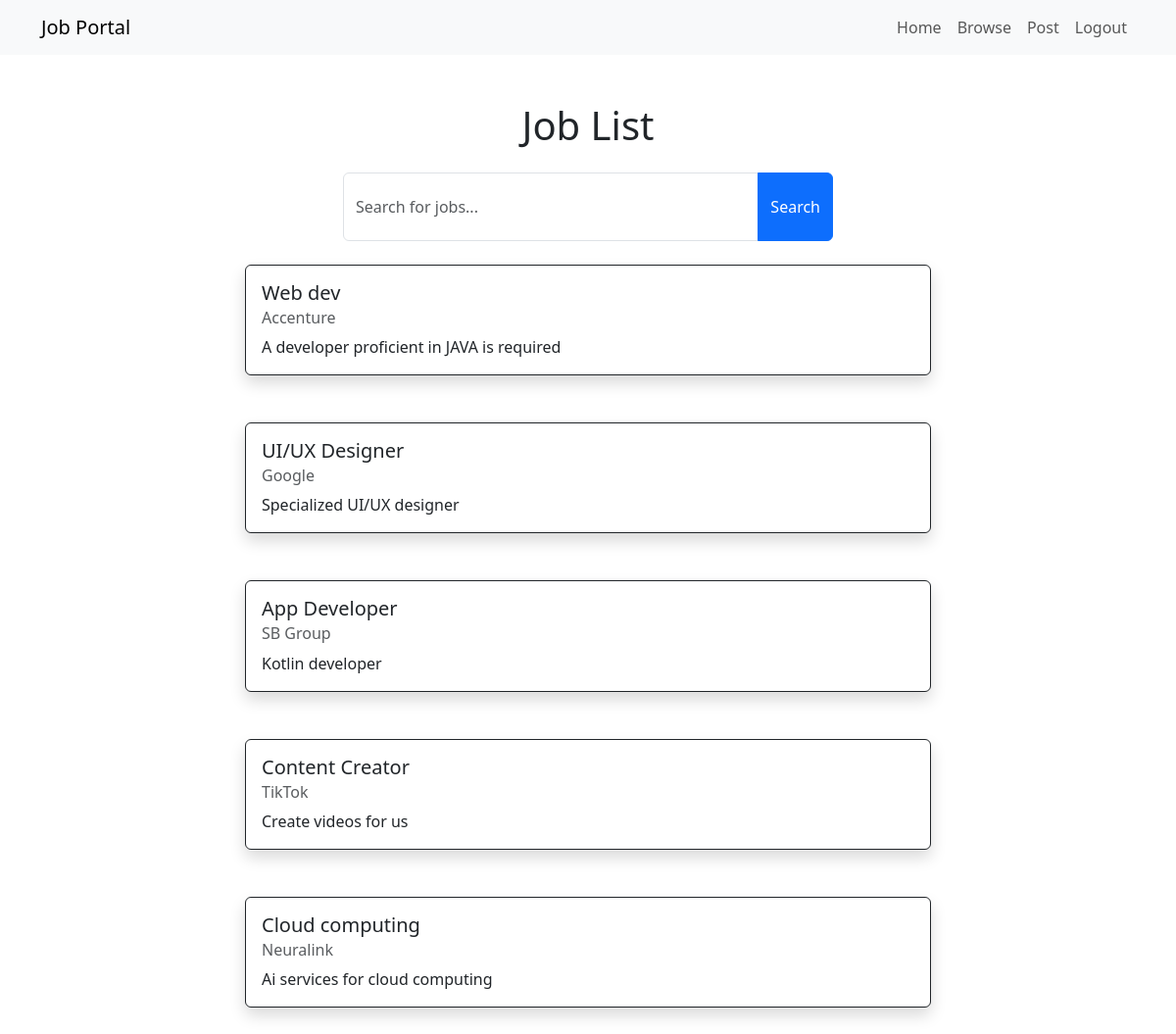
/index.php (signed in), run on the app's committed database.
### tables this page shows
CREATE TABLE `jobs` (
  `id` int(11) NOT NULL,
  `title` varchar(255) NOT NULL,
  `company` varchar(255) NOT NULL,
  `description` text NOT NULL
);

### index.php (the view, shortened to what this page needs)
<?php
$servername = "localhost";
$username = "root";
$password = "";
$database = "jobportal";
$conn = new mysqli($servername, $username, $password, $database);
$sql = "SELECT * FROM jobs";
if(isset($_GET['q'])) {
    $q = $_GET['q'];
    $sql = "SELECT * FROM jobs WHERE title LIKE ?";
    $result = $conn->execute_query($sql, ["%$q%"]);
} else {
    $result = $conn->query($sql);
}
?>
<!DOCTYPE html>
<html lang="en">
<head>
    <link href="https://cdn.jsdelivr.net/npm/bootstrap@5.3.0-alpha1/dist/css/bootstrap.min.css" rel="stylesheet">
</head>
<body>
    <?php require_once 'navbar.php'; ?>
    <div class="container col mt-5">
        <h1 class="mb-4 text-center">Job List</h1>
        <form class="mb-4 mx-auto" style="max-width: 500px">
            <div class="input-group">
                <input type="text" name="q" style="height: 70px;" class="form-control" placeholder="Search for jobs..." aria-label="Search for jobs" aria-describedby="searchButton">
                <button class="btn btn-primary" type="submit" id="searchButton">Search</button>
            </div>
        </form>
        <div class="mx-auto" style="max-width: 700px;">
            <?php while($row = $result->fetch_assoc()): ?>
            <div class="card mb-5 shadow border border-dark">
                <div class="card-body">
                    <h5 class="card-title"><?= $row['title'] ?></h5>
                    <h6 class="card-subtitle mb-2 text-muted"><?= $row['company'] ?></h6>
                    <p class="card-text"><?= $row['description'] ?></p>
                </div>
            </div>
            <?php endwhile; ?>
        </div>
    </div>
</body>
</html>

### navbar.php (shortened to what this page needs)
<nav class="navbar navbar-expand-lg bg-body-tertiary">
  <div class="container">
    <a class="navbar-brand" href="#">Job Portal</a>
    <div class="collapse navbar-collapse" id="navbarNav">
      <ul class="navbar-nav ms-auto">
        <li class="nav-item text-center">
          <a class="nav-link" href="index.php">Home</a>
        </li>
        <li class="nav-item text-center">
          <a class="nav-link" href="index.php">Browse</a>
        </li>
        <li class="nav-item text-center">
          <a class="nav-link" href="create-job.php">Post</a>
        </li>
        <li class="nav-item text-center">
          <a class="nav-link" href="logout.php">Logout</a>
        </li>
      </ul>
    </div>
  </div>
</nav>

### data on the page
jobs: title "Web dev", company "Accenture", description "A developer proficient in JAVA is required"
jobs: title "UI/UX Designer", company "Google", description "Specialized UI/UX designer"
jobs: title "App Developer", company "SB Group", description "Kotlin developer"
jobs: title "Content Creator", company "TikTok", description "Create videos for us"
jobs: title "Cloud computing", company "Neuralink", description "Ai services for cloud computing"
